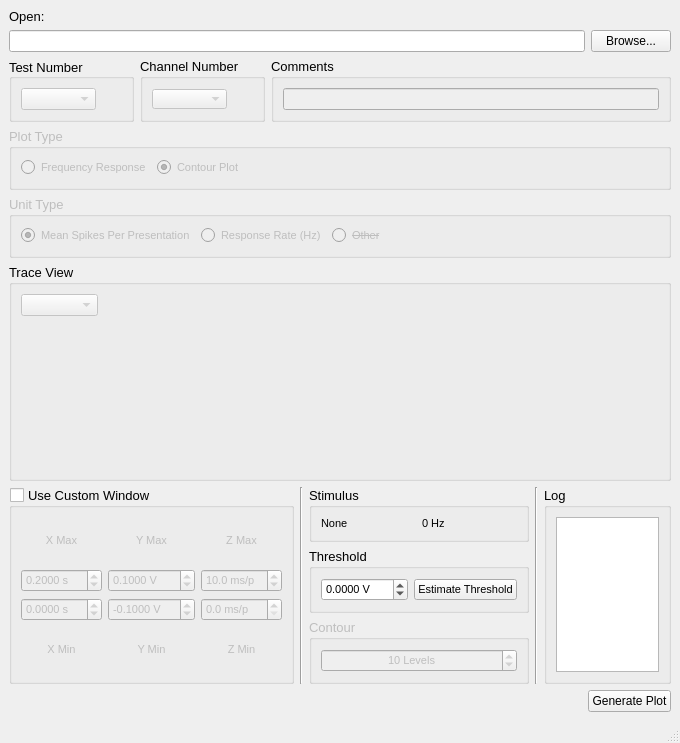
<?xml version="1.0" encoding="UTF-8"?>
<ui version="4.0">
 <class>Form_tuning_curves</class>
 <widget class="QMainWindow" name="Form_tuning_curves">
  <property name="enabled">
   <bool>true</bool>
  </property>
  <property name="geometry">
   <rect>
    <x>0</x>
    <y>0</y>
    <width>680</width>
    <height>743</height>
   </rect>
  </property>
  <property name="sizePolicy">
   <sizepolicy hsizetype="Preferred" vsizetype="Preferred">
    <horstretch>0</horstretch>
    <verstretch>0</verstretch>
   </sizepolicy>
  </property>
  <property name="windowTitle">
   <string>Tuning Curve Generator 2</string>
  </property>
  <property name="windowIcon">
   <iconset>
    <normaloff>horsey.png</normaloff>horsey.png</iconset>
  </property>
  <widget class="QWidget" name="centralwidget">
   <layout class="QGridLayout" name="gridLayout">
    <item row="1" column="0">
     <layout class="QVBoxLayout" name="verticalLayout">
      <property name="bottomMargin">
       <number>0</number>
      </property>
      <item>
       <layout class="QGridLayout" name="gridLayout_4">
        <property name="bottomMargin">
         <number>0</number>
        </property>
        <item row="0" column="2" rowspan="2">
         <widget class="QGroupBox" name="groupBox_comments">
          <property name="font">
           <font>
            <pointsize>10</pointsize>
           </font>
          </property>
          <property name="title">
           <string>Comments </string>
          </property>
          <property name="flat">
           <bool>true</bool>
          </property>
          <layout class="QGridLayout" name="gridLayout_13">
           <item row="0" column="0">
            <widget class="QLineEdit" name="lineEdit_comments">
             <property name="enabled">
              <bool>false</bool>
             </property>
             <property name="minimumSize">
              <size>
               <width>0</width>
               <height>20</height>
              </size>
             </property>
             <property name="font">
              <font>
               <pointsize>8</pointsize>
              </font>
             </property>
             <property name="readOnly">
              <bool>true</bool>
             </property>
            </widget>
           </item>
          </layout>
         </widget>
        </item>
        <item row="0" column="0" rowspan="2">
         <widget class="QGroupBox" name="groupBox_test">
          <property name="minimumSize">
           <size>
            <width>125</width>
            <height>0</height>
           </size>
          </property>
          <property name="font">
           <font>
            <pointsize>10</pointsize>
           </font>
          </property>
          <property name="title">
           <string>Test Number </string>
          </property>
          <property name="alignment">
           <set>Qt::AlignLeading|Qt::AlignLeft|Qt::AlignVCenter</set>
          </property>
          <property name="flat">
           <bool>true</bool>
          </property>
          <layout class="QGridLayout" name="gridLayout_10">
           <item row="0" column="0" alignment="Qt::AlignLeft">
            <widget class="QComboBox" name="comboBox_test_num">
             <property name="enabled">
              <bool>false</bool>
             </property>
             <property name="minimumSize">
              <size>
               <width>75</width>
               <height>20</height>
              </size>
             </property>
             <property name="maximumSize">
              <size>
               <width>77</width>
               <height>16777215</height>
              </size>
             </property>
             <property name="font">
              <font>
               <pointsize>8</pointsize>
              </font>
             </property>
             <property name="layoutDirection">
              <enum>Qt::LeftToRight</enum>
             </property>
            </widget>
           </item>
          </layout>
         </widget>
        </item>
        <item row="0" column="1" rowspan="2">
         <widget class="QGroupBox" name="groupBox_channel">
          <property name="minimumSize">
           <size>
            <width>125</width>
            <height>0</height>
           </size>
          </property>
          <property name="font">
           <font>
            <pointsize>10</pointsize>
           </font>
          </property>
          <property name="title">
           <string>Channel Number </string>
          </property>
          <property name="flat">
           <bool>true</bool>
          </property>
          <layout class="QGridLayout" name="gridLayout_2">
           <item row="0" column="0" alignment="Qt::AlignLeft">
            <widget class="QComboBox" name="comboBox_channel">
             <property name="enabled">
              <bool>false</bool>
             </property>
             <property name="minimumSize">
              <size>
               <width>75</width>
               <height>20</height>
              </size>
             </property>
             <property name="maximumSize">
              <size>
               <width>16777215</width>
               <height>20</height>
              </size>
             </property>
             <property name="font">
              <font>
               <pointsize>8</pointsize>
              </font>
             </property>
            </widget>
           </item>
          </layout>
         </widget>
        </item>
       </layout>
      </item>
      <item>
       <widget class="QGroupBox" name="groupBoxPlot">
        <property name="enabled">
         <bool>false</bool>
        </property>
        <property name="sizePolicy">
         <sizepolicy hsizetype="Preferred" vsizetype="Preferred">
          <horstretch>0</horstretch>
          <verstretch>0</verstretch>
         </sizepolicy>
        </property>
        <property name="font">
         <font>
          <pointsize>10</pointsize>
          <weight>50</weight>
          <bold>false</bold>
         </font>
        </property>
        <property name="title">
         <string>Plot Type </string>
        </property>
        <property name="flat">
         <bool>true</bool>
        </property>
        <layout class="QHBoxLayout" name="horizontalLayout_7">
         <item>
          <widget class="QRadioButton" name="radioButtonFreq">
           <property name="font">
            <font>
             <pointsize>8</pointsize>
            </font>
           </property>
           <property name="text">
            <string>Frequency Response</string>
           </property>
           <property name="checked">
            <bool>false</bool>
           </property>
          </widget>
         </item>
         <item>
          <widget class="QRadioButton" name="radioButtonContour">
           <property name="enabled">
            <bool>false</bool>
           </property>
           <property name="font">
            <font>
             <pointsize>8</pointsize>
            </font>
           </property>
           <property name="text">
            <string>Contour Plot</string>
           </property>
           <property name="checked">
            <bool>true</bool>
           </property>
          </widget>
         </item>
         <item>
          <spacer name="horizontalSpacer">
           <property name="orientation">
            <enum>Qt::Horizontal</enum>
           </property>
           <property name="sizeHint" stdset="0">
            <size>
             <width>40</width>
             <height>20</height>
            </size>
           </property>
          </spacer>
         </item>
        </layout>
       </widget>
      </item>
      <item>
       <widget class="QGroupBox" name="groupBoxUnits">
        <property name="enabled">
         <bool>false</bool>
        </property>
        <property name="font">
         <font>
          <pointsize>10</pointsize>
         </font>
        </property>
        <property name="title">
         <string>Unit Type </string>
        </property>
        <property name="flat">
         <bool>true</bool>
        </property>
        <layout class="QHBoxLayout" name="horizontalLayout_3">
         <item>
          <widget class="QRadioButton" name="radioButtonMeanSpikes">
           <property name="font">
            <font>
             <pointsize>8</pointsize>
            </font>
           </property>
           <property name="text">
            <string>Mean Spikes Per Presentation</string>
           </property>
           <property name="checked">
            <bool>true</bool>
           </property>
          </widget>
         </item>
         <item>
          <widget class="QRadioButton" name="radioButtonResponseRate">
           <property name="font">
            <font>
             <pointsize>8</pointsize>
            </font>
           </property>
           <property name="text">
            <string>Response Rate (Hz)</string>
           </property>
          </widget>
         </item>
         <item>
          <widget class="QRadioButton" name="radioButtonOther">
           <property name="font">
            <font>
             <pointsize>8</pointsize>
             <strikeout>true</strikeout>
            </font>
           </property>
           <property name="text">
            <string>Other</string>
           </property>
          </widget>
         </item>
         <item>
          <spacer name="horizontalSpacer_2">
           <property name="orientation">
            <enum>Qt::Horizontal</enum>
           </property>
           <property name="sizeHint" stdset="0">
            <size>
             <width>40</width>
             <height>20</height>
            </size>
           </property>
          </spacer>
         </item>
        </layout>
       </widget>
      </item>
     </layout>
    </item>
    <item row="3" column="0">
     <layout class="QGridLayout" name="gridLayout_12">
      <item row="0" column="1">
       <widget class="Line" name="line_5">
        <property name="orientation">
         <enum>Qt::Vertical</enum>
        </property>
       </widget>
      </item>
      <item row="0" column="0">
       <widget class="QGroupBox" name="groupBoxWindow">
        <property name="font">
         <font>
          <pointsize>10</pointsize>
         </font>
        </property>
        <property name="title">
         <string>Use Custom Window </string>
        </property>
        <property name="flat">
         <bool>true</bool>
        </property>
        <property name="checkable">
         <bool>true</bool>
        </property>
        <property name="checked">
         <bool>false</bool>
        </property>
        <layout class="QHBoxLayout" name="horizontalLayout_4">
         <item>
          <layout class="QVBoxLayout" name="verticalLayout_7">
           <item>
            <widget class="QLabel" name="label_xmax">
             <property name="enabled">
              <bool>false</bool>
             </property>
             <property name="font">
              <font>
               <pointsize>8</pointsize>
              </font>
             </property>
             <property name="text">
              <string>X Max</string>
             </property>
             <property name="alignment">
              <set>Qt::AlignCenter</set>
             </property>
            </widget>
           </item>
           <item>
            <widget class="QDoubleSpinBox" name="doubleSpinBox_xmax">
             <property name="enabled">
              <bool>false</bool>
             </property>
             <property name="font">
              <font>
               <pointsize>8</pointsize>
              </font>
             </property>
             <property name="suffix">
              <string> s</string>
             </property>
             <property name="decimals">
              <number>4</number>
             </property>
             <property name="minimum">
              <double>-1.000000000000000</double>
             </property>
             <property name="maximum">
              <double>100.000000000000000</double>
             </property>
             <property name="singleStep">
              <double>0.001000000000000</double>
             </property>
             <property name="value">
              <double>0.200000000000000</double>
             </property>
            </widget>
           </item>
           <item>
            <widget class="QDoubleSpinBox" name="doubleSpinBox_xmin">
             <property name="enabled">
              <bool>false</bool>
             </property>
             <property name="font">
              <font>
               <pointsize>8</pointsize>
              </font>
             </property>
             <property name="suffix">
              <string> s</string>
             </property>
             <property name="decimals">
              <number>4</number>
             </property>
             <property name="minimum">
              <double>-1.000000000000000</double>
             </property>
             <property name="maximum">
              <double>100.000000000000000</double>
             </property>
             <property name="singleStep">
              <double>0.001000000000000</double>
             </property>
             <property name="value">
              <double>0.000000000000000</double>
             </property>
            </widget>
           </item>
           <item>
            <widget class="QLabel" name="label_xmin">
             <property name="enabled">
              <bool>false</bool>
             </property>
             <property name="font">
              <font>
               <pointsize>8</pointsize>
              </font>
             </property>
             <property name="text">
              <string>X Min</string>
             </property>
             <property name="alignment">
              <set>Qt::AlignCenter</set>
             </property>
            </widget>
           </item>
          </layout>
         </item>
         <item>
          <layout class="QVBoxLayout" name="verticalLayout_6">
           <item>
            <widget class="QLabel" name="label_ymax">
             <property name="enabled">
              <bool>false</bool>
             </property>
             <property name="font">
              <font>
               <pointsize>8</pointsize>
              </font>
             </property>
             <property name="text">
              <string>Y Max</string>
             </property>
             <property name="alignment">
              <set>Qt::AlignCenter</set>
             </property>
            </widget>
           </item>
           <item>
            <widget class="QDoubleSpinBox" name="doubleSpinBox_ymax">
             <property name="enabled">
              <bool>false</bool>
             </property>
             <property name="font">
              <font>
               <pointsize>8</pointsize>
              </font>
             </property>
             <property name="suffix">
              <string> V</string>
             </property>
             <property name="decimals">
              <number>4</number>
             </property>
             <property name="minimum">
              <double>-100.000000000000000</double>
             </property>
             <property name="maximum">
              <double>100.000000000000000</double>
             </property>
             <property name="singleStep">
              <double>0.001000000000000</double>
             </property>
             <property name="value">
              <double>0.100000000000000</double>
             </property>
            </widget>
           </item>
           <item>
            <widget class="QDoubleSpinBox" name="doubleSpinBox_ymin">
             <property name="enabled">
              <bool>false</bool>
             </property>
             <property name="font">
              <font>
               <pointsize>8</pointsize>
              </font>
             </property>
             <property name="suffix">
              <string> V</string>
             </property>
             <property name="decimals">
              <number>4</number>
             </property>
             <property name="minimum">
              <double>-100.000000000000000</double>
             </property>
             <property name="maximum">
              <double>100.000000000000000</double>
             </property>
             <property name="singleStep">
              <double>0.001000000000000</double>
             </property>
             <property name="value">
              <double>-0.100000000000000</double>
             </property>
            </widget>
           </item>
           <item>
            <widget class="QLabel" name="label_ymin">
             <property name="enabled">
              <bool>false</bool>
             </property>
             <property name="font">
              <font>
               <pointsize>8</pointsize>
              </font>
             </property>
             <property name="text">
              <string>Y Min</string>
             </property>
             <property name="alignment">
              <set>Qt::AlignCenter</set>
             </property>
            </widget>
           </item>
          </layout>
         </item>
         <item>
          <layout class="QVBoxLayout" name="verticalLayout_8">
           <item>
            <widget class="QLabel" name="label_zmax">
             <property name="enabled">
              <bool>false</bool>
             </property>
             <property name="font">
              <font>
               <pointsize>8</pointsize>
              </font>
             </property>
             <property name="text">
              <string>Z Max</string>
             </property>
             <property name="alignment">
              <set>Qt::AlignCenter</set>
             </property>
            </widget>
           </item>
           <item>
            <widget class="QDoubleSpinBox" name="doubleSpinBox_zmax">
             <property name="enabled">
              <bool>false</bool>
             </property>
             <property name="font">
              <font>
               <pointsize>8</pointsize>
              </font>
             </property>
             <property name="suffix">
              <string> ms/p</string>
             </property>
             <property name="decimals">
              <number>1</number>
             </property>
             <property name="minimum">
              <double>0.000000000000000</double>
             </property>
             <property name="maximum">
              <double>100.000000000000000</double>
             </property>
             <property name="singleStep">
              <double>1.000000000000000</double>
             </property>
             <property name="value">
              <double>10.000000000000000</double>
             </property>
            </widget>
           </item>
           <item>
            <widget class="QDoubleSpinBox" name="doubleSpinBox_zmin">
             <property name="enabled">
              <bool>false</bool>
             </property>
             <property name="font">
              <font>
               <pointsize>8</pointsize>
              </font>
             </property>
             <property name="suffix">
              <string> ms/p</string>
             </property>
             <property name="decimals">
              <number>1</number>
             </property>
             <property name="minimum">
              <double>0.000000000000000</double>
             </property>
             <property name="maximum">
              <double>100.000000000000000</double>
             </property>
             <property name="singleStep">
              <double>1.000000000000000</double>
             </property>
             <property name="value">
              <double>0.000000000000000</double>
             </property>
            </widget>
           </item>
           <item>
            <widget class="QLabel" name="label_zmin">
             <property name="enabled">
              <bool>false</bool>
             </property>
             <property name="font">
              <font>
               <pointsize>8</pointsize>
              </font>
             </property>
             <property name="text">
              <string>Z Min</string>
             </property>
             <property name="alignment">
              <set>Qt::AlignCenter</set>
             </property>
            </widget>
           </item>
          </layout>
         </item>
        </layout>
       </widget>
      </item>
      <item row="1" column="2">
       <widget class="QPushButton" name="pushButtonGenerate">
        <property name="sizePolicy">
         <sizepolicy hsizetype="Fixed" vsizetype="Fixed">
          <horstretch>0</horstretch>
          <verstretch>0</verstretch>
         </sizepolicy>
        </property>
        <property name="layoutDirection">
         <enum>Qt::RightToLeft</enum>
        </property>
        <property name="text">
         <string>Generate Plot</string>
        </property>
        <property name="autoDefault">
         <bool>false</bool>
        </property>
       </widget>
      </item>
      <item row="0" column="2">
       <layout class="QGridLayout" name="gridLayout_3">
        <item row="1" column="1" rowspan="4">
         <widget class="Line" name="line">
          <property name="orientation">
           <enum>Qt::Vertical</enum>
          </property>
         </widget>
        </item>
        <item row="3" column="0">
         <widget class="QGroupBox" name="groupBoxThreshold">
          <property name="minimumSize">
           <size>
            <width>0</width>
            <height>50</height>
           </size>
          </property>
          <property name="font">
           <font>
            <pointsize>10</pointsize>
           </font>
          </property>
          <property name="title">
           <string>Threshold </string>
          </property>
          <property name="flat">
           <bool>true</bool>
          </property>
          <layout class="QGridLayout" name="gridLayout_6">
           <item row="1" column="0">
            <widget class="QDoubleSpinBox" name="doubleSpinBox_threshold">
             <property name="font">
              <font>
               <pointsize>8</pointsize>
              </font>
             </property>
             <property name="suffix">
              <string> V</string>
             </property>
             <property name="decimals">
              <number>4</number>
             </property>
             <property name="minimum">
              <double>-100.000000000000000</double>
             </property>
             <property name="maximum">
              <double>100.000000000000000</double>
             </property>
             <property name="singleStep">
              <double>0.001000000000000</double>
             </property>
            </widget>
           </item>
           <item row="1" column="1">
            <widget class="QPushButton" name="pushButton_auto_threshold">
             <property name="font">
              <font>
               <pointsize>8</pointsize>
              </font>
             </property>
             <property name="text">
              <string>Estimate Threshold</string>
             </property>
            </widget>
           </item>
          </layout>
         </widget>
        </item>
        <item row="1" column="0" rowspan="2">
         <widget class="QGroupBox" name="groupBox_stimulus">
          <property name="font">
           <font>
            <pointsize>10</pointsize>
           </font>
          </property>
          <property name="title">
           <string>Stimulus </string>
          </property>
          <property name="flat">
           <bool>true</bool>
          </property>
          <layout class="QGridLayout" name="gridLayout_8">
           <item row="0" column="0">
            <layout class="QHBoxLayout" name="horizontalLayout">
             <item>
              <widget class="QLabel" name="label_stim_type">
               <property name="font">
                <font>
                 <pointsize>8</pointsize>
                </font>
               </property>
               <property name="text">
                <string>None</string>
               </property>
              </widget>
             </item>
             <item>
              <widget class="QLabel" name="label_frequency">
               <property name="font">
                <font>
                 <pointsize>8</pointsize>
                </font>
               </property>
               <property name="text">
                <string>0 Hz</string>
               </property>
              </widget>
             </item>
            </layout>
           </item>
          </layout>
         </widget>
        </item>
        <item row="4" column="0">
         <widget class="QGroupBox" name="groupBox_contourLvls">
          <property name="enabled">
           <bool>false</bool>
          </property>
          <property name="font">
           <font>
            <pointsize>10</pointsize>
           </font>
          </property>
          <property name="title">
           <string>Contour </string>
          </property>
          <property name="flat">
           <bool>true</bool>
          </property>
          <layout class="QGridLayout" name="gridLayout_5">
           <item row="0" column="0">
            <widget class="QSpinBox" name="spinBoxContourLevels">
             <property name="font">
              <font>
               <pointsize>8</pointsize>
              </font>
             </property>
             <property name="alignment">
              <set>Qt::AlignCenter</set>
             </property>
             <property name="suffix">
              <string> Levels</string>
             </property>
             <property name="minimum">
              <number>1</number>
             </property>
             <property name="maximum">
              <number>100</number>
             </property>
             <property name="value">
              <number>10</number>
             </property>
            </widget>
           </item>
          </layout>
         </widget>
        </item>
        <item row="1" column="2" rowspan="4">
         <widget class="QGroupBox" name="groupBox_log">
          <property name="sizePolicy">
           <sizepolicy hsizetype="Preferred" vsizetype="Ignored">
            <horstretch>0</horstretch>
            <verstretch>0</verstretch>
           </sizepolicy>
          </property>
          <property name="font">
           <font>
            <pointsize>10</pointsize>
           </font>
          </property>
          <property name="title">
           <string>Log </string>
          </property>
          <property name="flat">
           <bool>true</bool>
          </property>
          <layout class="QGridLayout" name="gridLayout_9">
           <item row="0" column="0">
            <widget class="QTextEdit" name="textEdit">
             <property name="font">
              <font>
               <pointsize>8</pointsize>
              </font>
             </property>
            </widget>
           </item>
          </layout>
         </widget>
        </item>
       </layout>
      </item>
     </layout>
    </item>
    <item row="2" column="0">
     <layout class="QGridLayout" name="gridLayout_14">
      <item row="0" column="0">
       <widget class="QGroupBox" name="groupBox_view">
        <property name="sizePolicy">
         <sizepolicy hsizetype="Preferred" vsizetype="Expanding">
          <horstretch>0</horstretch>
          <verstretch>0</verstretch>
         </sizepolicy>
        </property>
        <property name="minimumSize">
         <size>
          <width>0</width>
          <height>200</height>
         </size>
        </property>
        <property name="font">
         <font>
          <pointsize>10</pointsize>
         </font>
        </property>
        <property name="title">
         <string>Trace View </string>
        </property>
        <property name="flat">
         <bool>true</bool>
        </property>
        <layout class="QGridLayout" name="gridLayout_11">
         <item row="1" column="0">
          <widget class="TraceWidget" name="view" native="true">
           <property name="sizePolicy">
            <sizepolicy hsizetype="Expanding" vsizetype="Expanding">
             <horstretch>0</horstretch>
             <verstretch>0</verstretch>
            </sizepolicy>
           </property>
           <property name="minimumSize">
            <size>
             <width>0</width>
             <height>0</height>
            </size>
           </property>
          </widget>
         </item>
         <item row="0" column="0">
          <widget class="QComboBox" name="comboBox_trace">
           <property name="enabled">
            <bool>false</bool>
           </property>
           <property name="minimumSize">
            <size>
             <width>75</width>
             <height>0</height>
            </size>
           </property>
           <property name="maximumSize">
            <size>
             <width>77</width>
             <height>16777215</height>
            </size>
           </property>
           <property name="font">
            <font>
             <pointsize>8</pointsize>
            </font>
           </property>
          </widget>
         </item>
        </layout>
       </widget>
      </item>
     </layout>
    </item>
    <item row="0" column="0">
     <layout class="QGridLayout" name="gridLayout_top">
      <item row="0" column="0">
       <widget class="QLabel" name="label">
        <property name="sizePolicy">
         <sizepolicy hsizetype="Preferred" vsizetype="Fixed">
          <horstretch>0</horstretch>
          <verstretch>0</verstretch>
         </sizepolicy>
        </property>
        <property name="font">
         <font>
          <pointsize>10</pointsize>
         </font>
        </property>
        <property name="text">
         <string>Open:</string>
        </property>
       </widget>
      </item>
      <item row="1" column="0">
       <widget class="QLineEdit" name="lineEdit_file_name"/>
      </item>
      <item row="1" column="1">
       <widget class="QPushButton" name="pushButton_browse">
        <property name="text">
         <string>Browse...</string>
        </property>
       </widget>
      </item>
     </layout>
    </item>
   </layout>
  </widget>
  <widget class="QMenuBar" name="menubar">
   <property name="geometry">
    <rect>
     <x>0</x>
     <y>0</y>
     <width>680</width>
     <height>21</height>
    </rect>
   </property>
  </widget>
  <widget class="QStatusBar" name="statusbar"/>
 </widget>
 <customwidgets>
  <customwidget>
   <class>TraceWidget</class>
   <extends>QWidget</extends>
   <header>util.pyqtgraph_widgets</header>
   <container>1</container>
  </customwidget>
 </customwidgets>
 <resources/>
 <connections/>
</ui>
